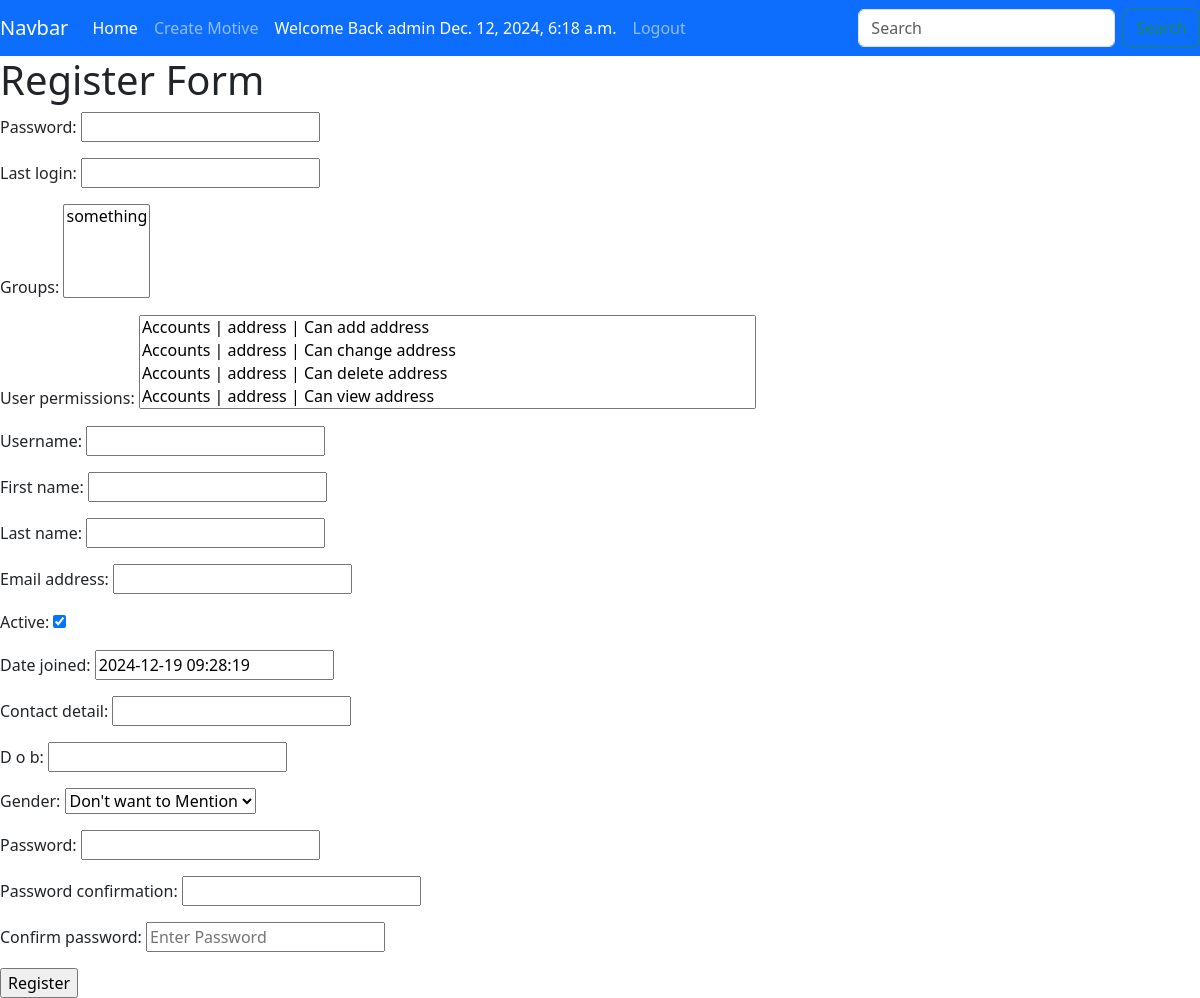
/accounts/register/ (signed in), run on an earlier commit of the app's database.
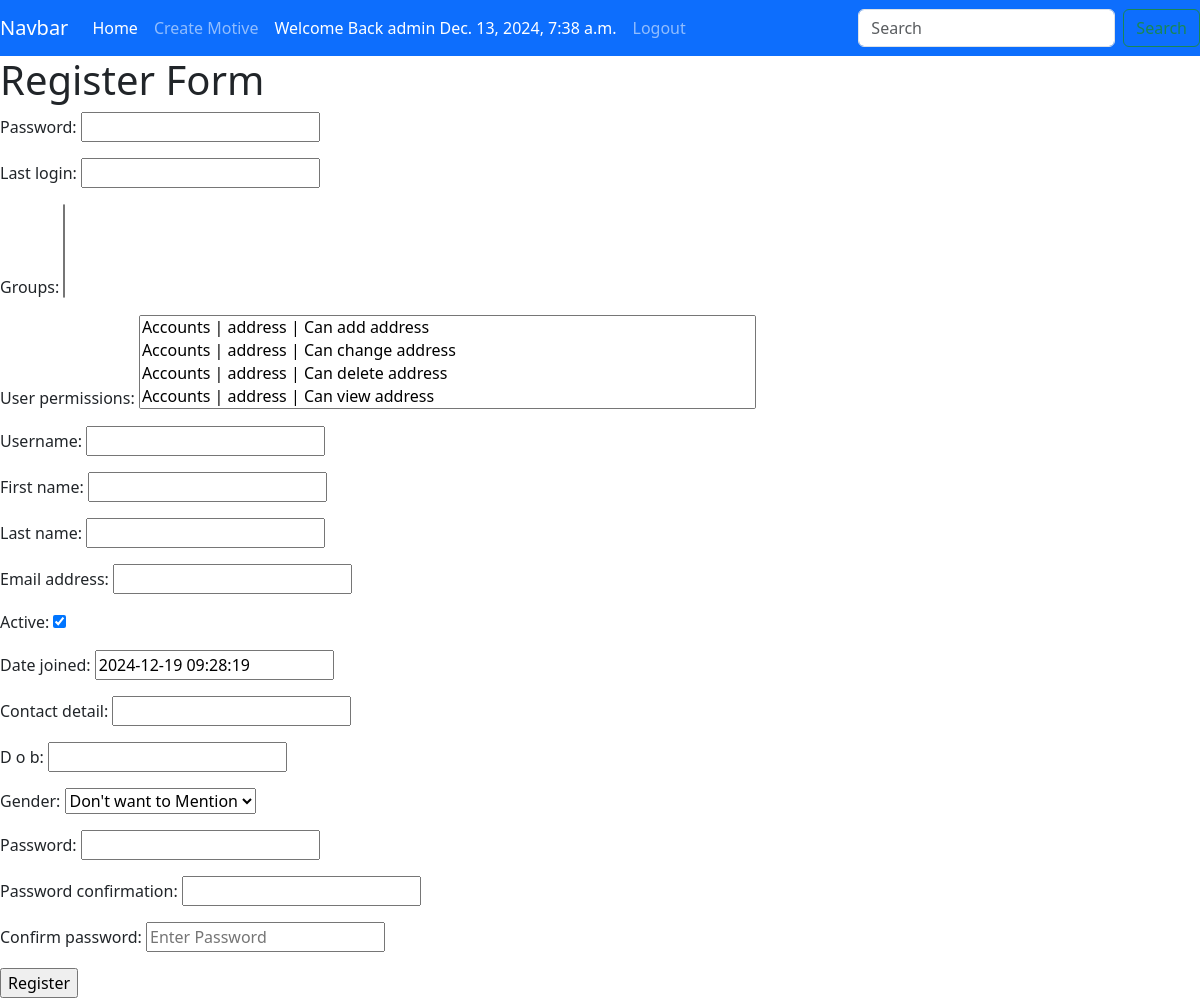
And on a later commit of the database.
### accounts/models.py (models this page shows, shortened)
class Contributor(AbstractUser):
    contact_detail = models.CharField(max_length=13,default="",null=False)
    d_o_b = models.DateField(null=False)
    gender = models.CharField(max_length=2,choices=gender_choice,default="N")
    class Meta:
        db_table = "contributor"

### accounts/views.py (the view, shortened to what this page needs)
# urls.py: path('register/',views.Register.as_view(),name ="register"),
class Register(View):
    def get(self,request):
        form = RegisterForm()
        return render(request,'accounts/register.html',{'form': form})

### accounts/forms.py
class RegisterForm(UserCreationForm):
    confirm_password = forms.CharField(max_length=40,widget=forms.PasswordInput(
           attrs={
        'placeholder':'Enter Password',
    }
    ))
    class Meta:
        model = Contributor
        exclude = ['is_superuser','is_staff']

### accounts/templates/accounts/register.html (shortened to what this page needs)
{% extends 'base.html' %}
    {% block content %}
        <h1>Register Form</h1>
        <form action="" method="post">
            {% for field in form %}
                <p>
                        {{ field.label_tag }} {{ field }}
                    </p>
                {% endfor %}
            <input type="submit" value="Register" />
        </form>
    {% endblock %}

### templates/base.html (shortened to what this page needs)
<!doctype html>
<html lang="en">
  <head>
    <link href="https://cdn.jsdelivr.net/npm/bootstrap@5.3.3/dist/css/bootstrap.min.css" rel="stylesheet">
  </head>
  <body>
    <nav
        class="navbar navbar-expand-sm navbar-dark bg-primary"
    >
        <a class="navbar-brand" href="#">Navbar</a>
        <div class="collapse navbar-collapse" id="collapsibleNavId">
            <ul class="navbar-nav me-auto mt-2 mt-lg-0">
                <li class="nav-item">
                    <a class="nav-link active" href="/" aria-current="page"
                        >Home <span class="visually-hidden">(current)</span></a
                    >
                </li>
                <li class="nav-item">
                    <a class="nav-link" href="{% url 'create_motive' %}">Create Motive</a>
                </li>
                {% if request.user.is_authenticated %}
                <li class="nav-item">
                    <span class="nav-link active">
                        Welcome Back  {{request.user.username}}
                         {{request.user.last_login}}
                    </span>
                </li>
                <li class="nav-item">
                    <a class="nav-link" href="{% url 'logout' %}">
                       Logout
                    </a>
                </li>
                {% endif %}
            </ul>
            <form class="d-flex my-2 my-lg-0">
                <input
                    class="form-control me-sm-2"
                    type="text"
                    placeholder="Search"
                />
                <button class="btn btn-outline-success my-2 my-sm-0" type="submit">
                </button>
            </form>
        </div>
    </nav>
    {% block content %}{% endblock %}
  </body>
</html>

What changed in the data, as far as the page shows it:
changed Contributor "admin": user.last_login "Dec. 12, 2024, 6:18 a.m." → "Dec. 13, 2024, 7:38 a.m."
Also different on the page:
form field groups: "something" → (not shown)
